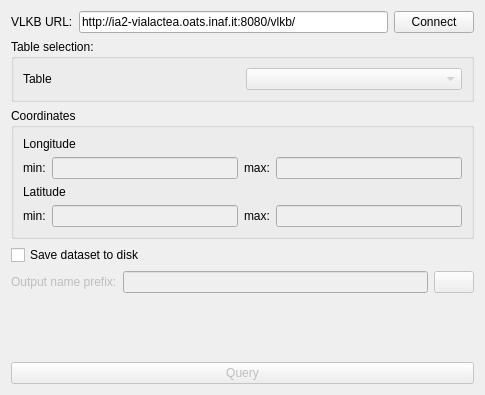
<?xml version="1.0" encoding="UTF-8"?>
<ui version="4.0">
 <class>VLKBSimpleQueryComposer</class>
 <widget class="QWidget" name="VLKBSimpleQueryComposer">
  <property name="geometry">
   <rect>
    <x>0</x>
    <y>0</y>
    <width>485</width>
    <height>395</height>
   </rect>
  </property>
  <property name="windowTitle">
   <string>Add compact sources to visualization</string>
  </property>
  <layout class="QVBoxLayout" name="verticalLayout_2">
   <item>
    <layout class="QHBoxLayout" name="horizontalLayout">
     <item>
      <widget class="QLabel" name="label">
       <property name="text">
        <string>VLKB URL:</string>
       </property>
      </widget>
     </item>
     <item>
      <widget class="QLineEdit" name="vlkbUrlLineEdit">
       <property name="text">
        <string>http://ia2-vialactea.oats.inaf.it:8080/vlkb/</string>
       </property>
      </widget>
     </item>
     <item>
      <widget class="QPushButton" name="connectPushButton">
       <property name="text">
        <string>Connect</string>
       </property>
      </widget>
     </item>
    </layout>
   </item>
   <item>
    <widget class="QGroupBox" name="tableGroupBox">
     <property name="title">
      <string>Table selection:</string>
     </property>
     <layout class="QHBoxLayout" name="horizontalLayout_6">
      <item>
       <widget class="QLabel" name="label_2">
        <property name="text">
         <string>Table</string>
        </property>
       </widget>
      </item>
      <item>
       <widget class="QComboBox" name="tableComboBox">
        <property name="enabled">
         <bool>false</bool>
        </property>
       </widget>
      </item>
     </layout>
    </widget>
   </item>
   <item>
    <widget class="QGroupBox" name="tableListGroupBox">
     <property name="title">
      <string>Coordinates</string>
     </property>
     <layout class="QVBoxLayout" name="verticalLayout">
      <item>
       <widget class="QLabel" name="label_5">
        <property name="text">
         <string>Longitude</string>
        </property>
       </widget>
      </item>
      <item>
       <layout class="QHBoxLayout" name="horizontalLayout_3">
        <item>
         <widget class="QLabel" name="label_4">
          <property name="text">
           <string>min:</string>
          </property>
         </widget>
        </item>
        <item>
         <widget class="QLineEdit" name="longMinLineEdit">
          <property name="enabled">
           <bool>false</bool>
          </property>
         </widget>
        </item>
        <item>
         <widget class="QLabel" name="label_3">
          <property name="text">
           <string>max:</string>
          </property>
         </widget>
        </item>
        <item>
         <widget class="QLineEdit" name="longMaxLineEdit">
          <property name="enabled">
           <bool>false</bool>
          </property>
         </widget>
        </item>
       </layout>
      </item>
      <item>
       <widget class="QLabel" name="label_6">
        <property name="text">
         <string>Latitude</string>
        </property>
       </widget>
      </item>
      <item>
       <layout class="QHBoxLayout" name="horizontalLayout_4">
        <item>
         <widget class="QLabel" name="label_8">
          <property name="text">
           <string>min:</string>
          </property>
         </widget>
        </item>
        <item>
         <widget class="QLineEdit" name="latMinLineEdit">
          <property name="enabled">
           <bool>false</bool>
          </property>
         </widget>
        </item>
        <item>
         <widget class="QLabel" name="label_7">
          <property name="text">
           <string>max:</string>
          </property>
         </widget>
        </item>
        <item>
         <widget class="QLineEdit" name="latMaxLineEdit">
          <property name="enabled">
           <bool>false</bool>
          </property>
         </widget>
        </item>
       </layout>
      </item>
     </layout>
    </widget>
   </item>
   <item>
    <widget class="QCheckBox" name="savedatasetCheckBox">
     <property name="text">
      <string>Save dataset to disk</string>
     </property>
    </widget>
   </item>
   <item>
    <layout class="QHBoxLayout" name="horizontalLayout_5">
     <item>
      <widget class="QLabel" name="outputNameLabel">
       <property name="enabled">
        <bool>false</bool>
       </property>
       <property name="text">
        <string>Output name prefix:</string>
       </property>
      </widget>
     </item>
     <item>
      <widget class="QLineEdit" name="outputNameLineEdit">
       <property name="enabled">
        <bool>false</bool>
       </property>
      </widget>
     </item>
     <item>
      <widget class="QPushButton" name="navigateFSButtono">
       <property name="enabled">
        <bool>false</bool>
       </property>
       <property name="text">
        <string/>
       </property>
       <property name="icon">
        <iconset resource="../visivo.qrc">
         <normaloff>:/icons/FILE_OPEN.bmp</normaloff>:/icons/FILE_OPEN.bmp</iconset>
       </property>
      </widget>
     </item>
    </layout>
   </item>
   <item>
    <spacer name="verticalSpacer">
     <property name="orientation">
      <enum>Qt::Vertical</enum>
     </property>
     <property name="sizeHint" stdset="0">
      <size>
       <width>20</width>
       <height>40</height>
      </size>
     </property>
    </spacer>
   </item>
   <item>
    <widget class="QPushButton" name="queryPushButton">
     <property name="enabled">
      <bool>false</bool>
     </property>
     <property name="text">
      <string>Query</string>
     </property>
    </widget>
   </item>
  </layout>
 </widget>
 <resources>
  <include location="../visivo.qrc"/>
 </resources>
 <connections/>
</ui>
